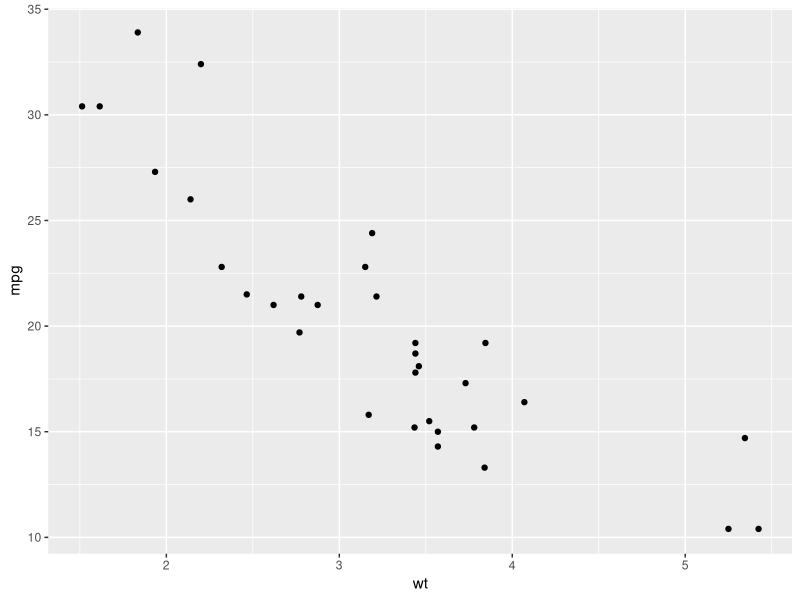
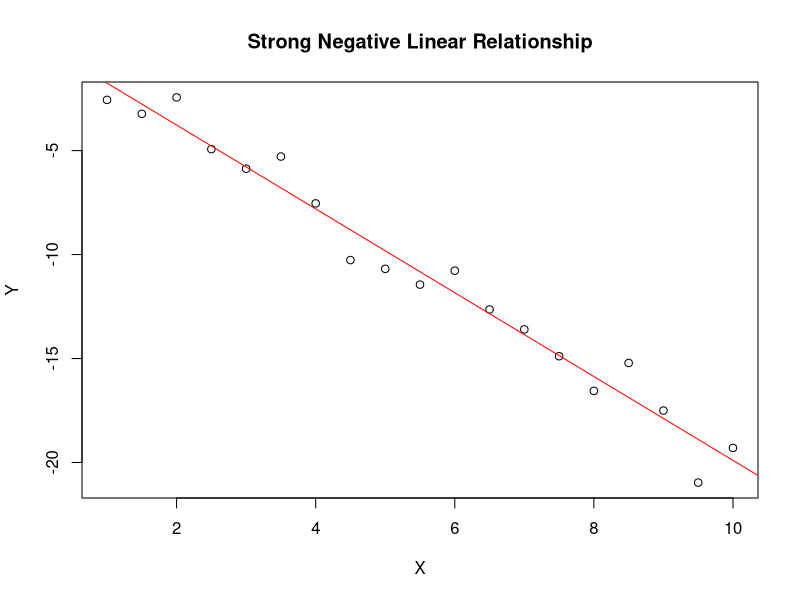
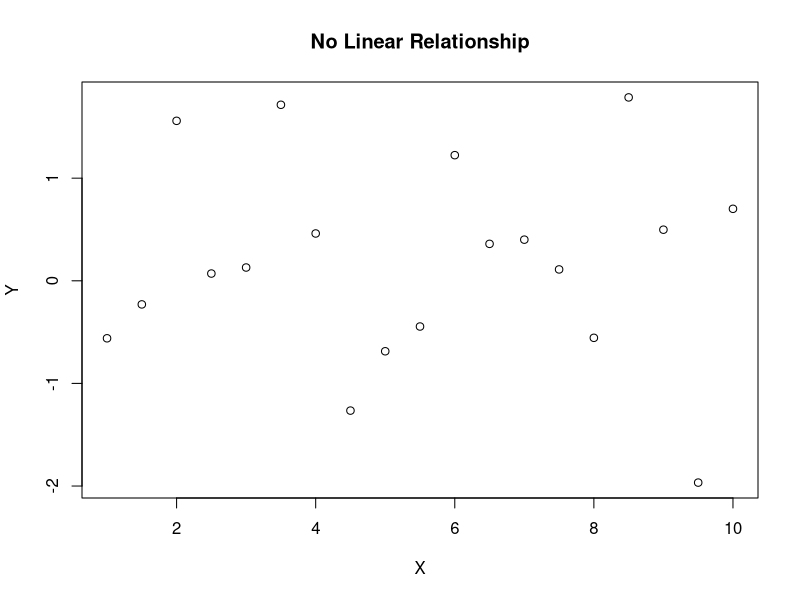
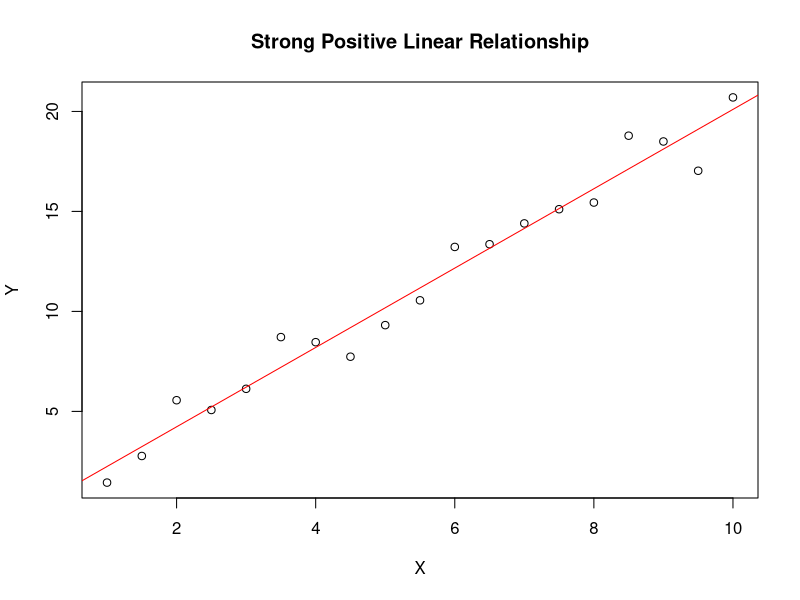
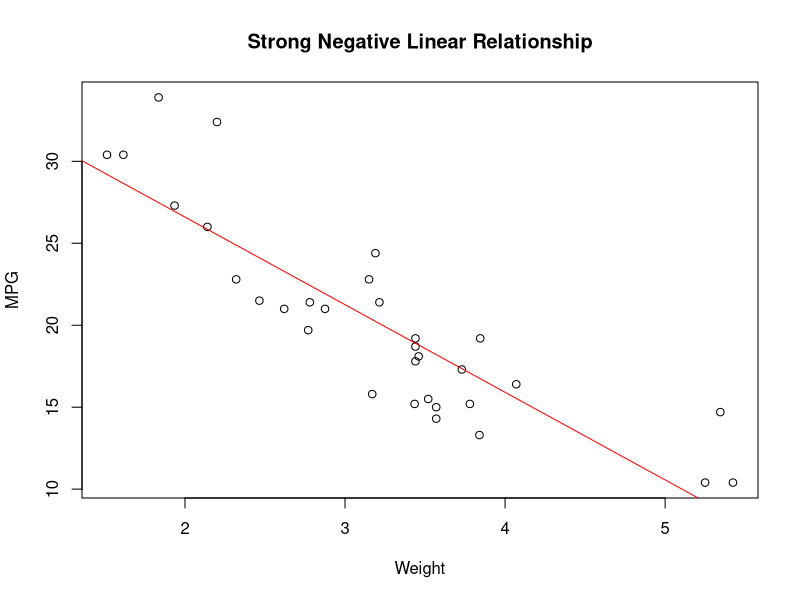
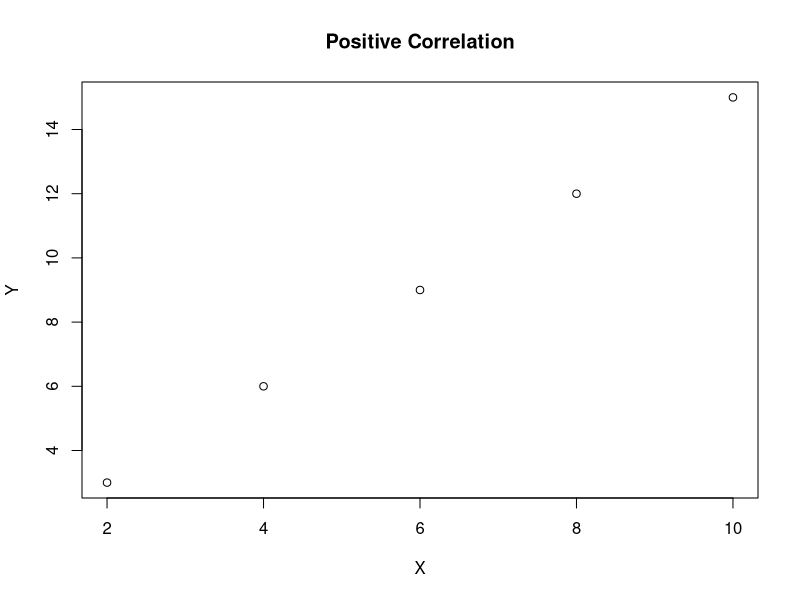
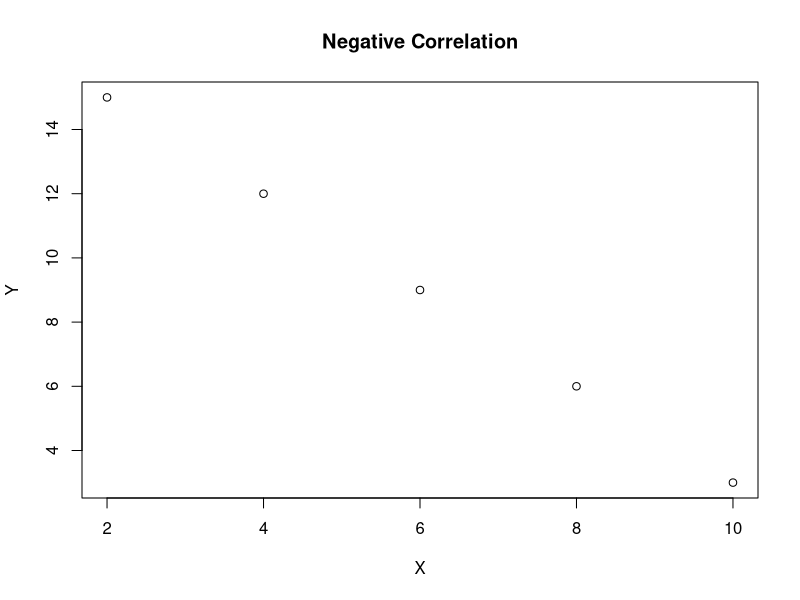
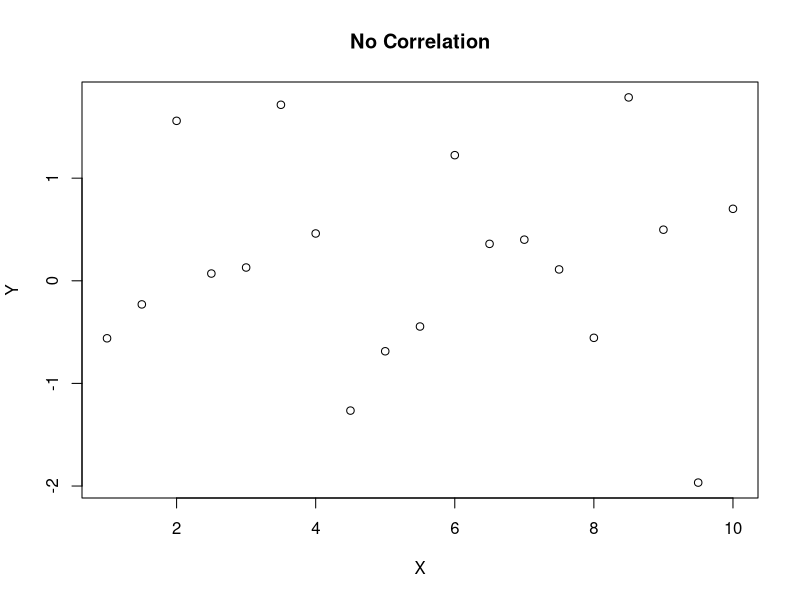

The R source for these figures, in order:
## ---- chunk 1
# Example scatter plot
library(ggplot2)
data(mtcars)
ggplot(mtcars, aes(x = wt, y = mpg)) + geom_point()
## ---- chunk 2
set.seed(123)
x1 <- seq(1, 10, by = 0.5)
y1 <- -2 * x1 + rnorm(length(x1), mean = 0, sd = 1)
plot(x1, y1, main = "Strong Negative Linear Relationship", xlab = "X", ylab = "Y")
abline(lm(y1 ~ x1), col = "red")
## ---- chunk 3
set.seed(123)
x2 <- seq(1, 10, by = 0.5)
y2 <- rnorm(length(x2), mean = 0, sd = 1)
plot(x2, y2, main = "No Linear Relationship", xlab = "X", ylab = "Y")
## ---- chunk 4
set.seed(123)
x3 <- seq(1, 10, by = 0.5)
y3 <- 2 * x3 + rnorm(length(x3), mean = 0, sd = 1)
plot(x3, y3, main = "Strong Positive Linear Relationship", xlab = "X", ylab = "Y")
abline(lm(y3 ~ x3), col = "red")
## ---- chunk 5
# Example correlation calculation
plot(mtcars$wt, mtcars$mpg, main = "Strong Negative Linear Relationship", xlab = "Weight", ylab = "MPG")
abline(lm(mtcars$mpg ~ mtcars$wt), col = "red")
cor(mtcars$wt, mtcars$mpg)
## ---- chunk 6
# Data
x <- c(2, 4, 6, 8, 10)
y <- c(3, 6, 9, 12, 15)

# Scatter plot
plot(x, y, main = "Positive Correlation", xlab = "X", ylab = "Y")
cor(x, y)
## ---- chunk 7
# Data
x <- c(2, 4, 6, 8, 10)
y <- c(15, 12, 9, 6, 3)

# Scatter plot
plot(x, y, main = "Negative Correlation", xlab = "X", ylab = "Y")
cor(x, y)
## ---- chunk 8
# Data
x <- c(1, 2, 3, 4, 5)
y <- c(3, 1, 4, 2, 5)

# Scatter plot
plot(x2, y2, main = "No Correlation", xlab = "X", ylab = "Y")
cor(x2, y2)
## ---- chunk 9
# Example linear regression
model <- lm(mpg ~ wt, data = mtcars)
summary(model)
## ---- chunk 10
# Example least square method
x <- mtcars$wt
y <- mtcars$mpg
x_bar <- mean(x)
y_bar <- mean(y)
beta1 <- sum((x - x_bar) * (y - y_bar)) / sum((x - x_bar)^2)
beta0 <- y_bar - beta1 * x_bar
cat("Slope (beta1):", beta1, "\n")
cat("Intercept (beta0):", beta0, "\n")
## ---- chunk 11
# Example coefficient of determination
y_pred <- beta0 + beta1 * x
SSE <- sum((y - y_pred)^2)
SST <- sum((y - y_bar)^2)
R2 <- 1 - SSE / SST
cat("Coefficient of determination (R2):", R2, "\n")
## ---- chunk 12
# Example residual plot
plot(model, which = 1)
## ---- chunk 13
# Example confidence intervals
confint(model)
